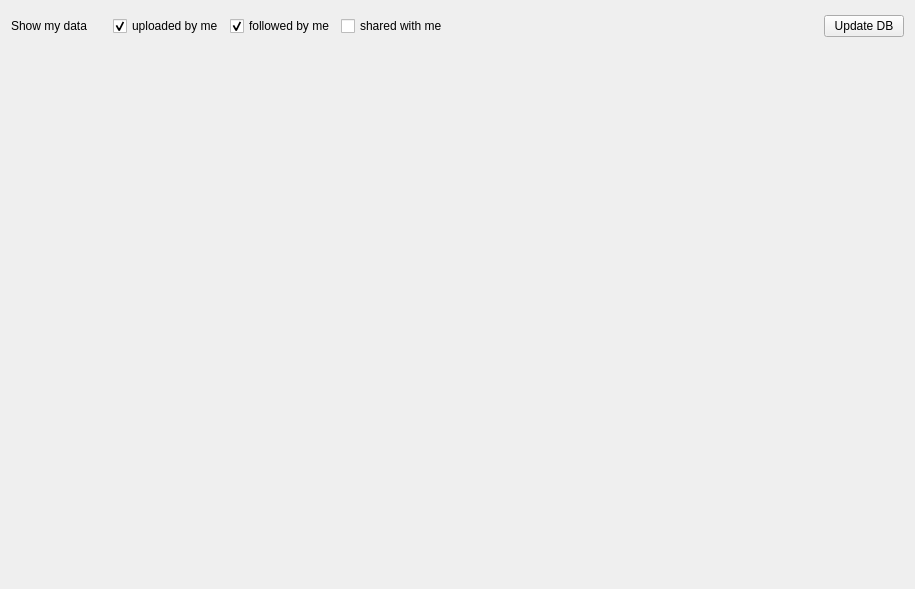
<?xml version="1.0" encoding="UTF-8"?>
<ui version="4.0">
 <class>Form</class>
 <widget class="QWidget" name="Form">
  <property name="geometry">
   <rect>
    <x>0</x>
    <y>0</y>
    <width>915</width>
    <height>589</height>
   </rect>
  </property>
  <property name="windowTitle">
   <string>Form</string>
  </property>
  <layout class="QVBoxLayout" name="verticalLayout">
   <item>
    <layout class="QHBoxLayout" name="horizontalLayout_3">
     <property name="topMargin">
      <number>0</number>
     </property>
     <item>
      <widget class="QLabel" name="label_5">
       <property name="text">
        <string>Show my data</string>
       </property>
      </widget>
     </item>
     <item>
      <spacer name="horizontalSpacer_2">
       <property name="orientation">
        <enum>Qt::Orientation::Horizontal</enum>
       </property>
       <property name="sizeType">
        <enum>QSizePolicy::Policy::Fixed</enum>
       </property>
       <property name="sizeHint" stdset="0">
        <size>
         <width>20</width>
         <height>20</height>
        </size>
       </property>
      </spacer>
     </item>
     <item>
      <widget class="QCheckBox" name="checkBox_user_owned">
       <property name="text">
        <string>uploaded by me</string>
       </property>
       <property name="checked">
        <bool>true</bool>
       </property>
      </widget>
     </item>
     <item>
      <widget class="QCheckBox" name="checkBox_user_following">
       <property name="text">
        <string>followed by me</string>
       </property>
       <property name="checked">
        <bool>true</bool>
       </property>
      </widget>
     </item>
     <item>
      <widget class="QCheckBox" name="checkBox_user_shared">
       <property name="text">
        <string>shared with me</string>
       </property>
      </widget>
     </item>
     <item>
      <spacer name="horizontalSpacer">
       <property name="orientation">
        <enum>Qt::Orientation::Horizontal</enum>
       </property>
       <property name="sizeHint" stdset="0">
        <size>
         <width>40</width>
         <height>30</height>
        </size>
       </property>
      </spacer>
     </item>
     <item>
      <widget class="QPushButton" name="pushButton_update_db">
       <property name="text">
        <string>Update DB</string>
       </property>
      </widget>
     </item>
    </layout>
   </item>
   <item>
    <widget class="FilterChainMyData" name="user_filter_chain" native="true">
     <property name="sizePolicy">
      <sizepolicy hsizetype="Preferred" vsizetype="Expanding">
       <horstretch>0</horstretch>
       <verstretch>0</verstretch>
      </sizepolicy>
     </property>
    </widget>
   </item>
  </layout>
 </widget>
 <customwidgets>
  <customwidget>
   <class>FilterChainMyData</class>
   <extends>QWidget</extends>
   <header>dcoraid.gui.panel_my_data.filter_chain_my_data</header>
   <container>1</container>
  </customwidget>
 </customwidgets>
 <resources/>
 <connections/>
</ui>
